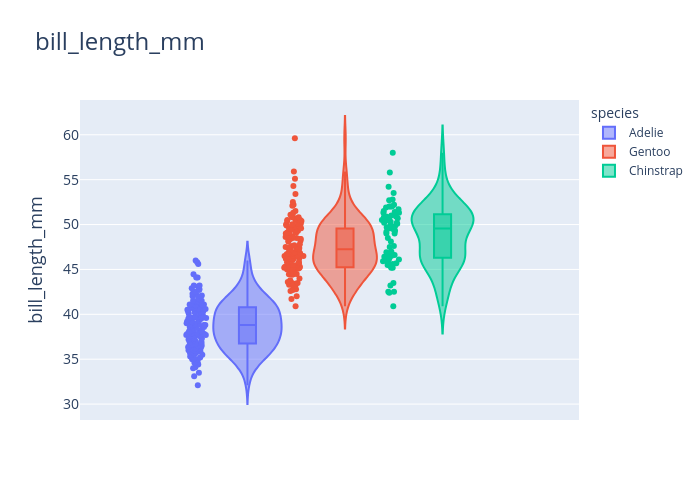
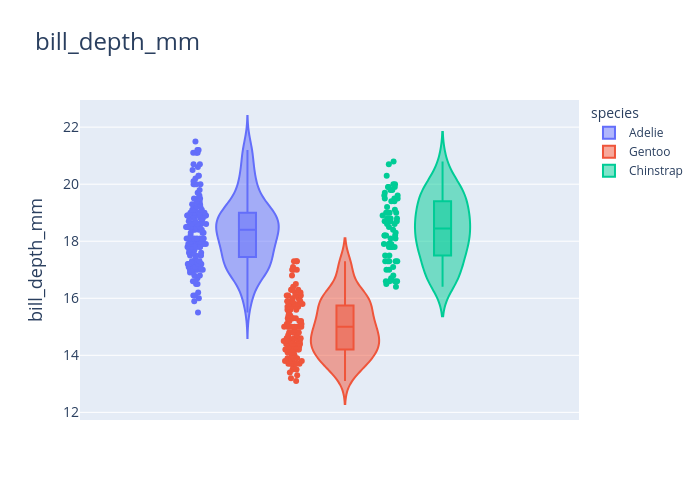
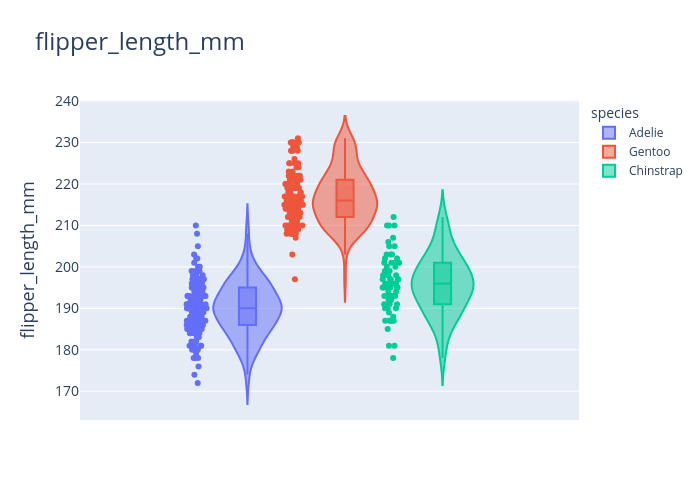
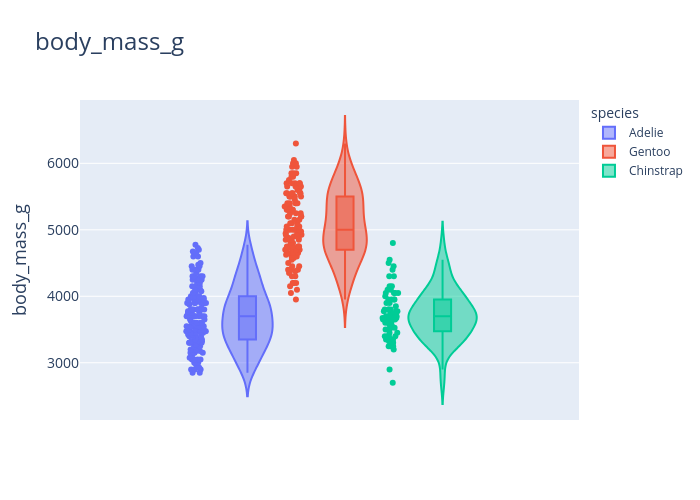

Notebook code for these charts, in order:
### Code cell
numerical_columns = ['bill_length_mm', 'bill_depth_mm', 'flipper_length_mm', 'body_mass_g']

for column in numerical_columns:
    fig = px.violin(data, 
                    y=column, 
                    color='species',  
                    box=True,         
                    points='all',      
                    title=f'{column}',
                    labels={column: column}
                   )
    
    fig.update_layout(
        title_font_size=24,
        xaxis_title_font_size=18,
        yaxis_title_font_size=18,
        xaxis_tickfont_size=14,
        yaxis_tickfont_size=14,
        width=700,
        height=500,
    )
    
    fig.show()

### Figure 1 — Plotly figure (JSON) as saved in the notebook; plotly's stock layout.template omitted (floating-point values rounded to 4 significant figures; data arrays with more than 128 entries replaced by an {"elided": "..."} marker saying what was removed)
{"data": [{"alignmentgroup": "True", "box": {"visible": true}, "hovertemplate": "species=Adelie<br>bill_length_mm=%{y}<extra></extra>", "legendgroup": "Adelie", "marker": {"color": "#636efa"}, "name": "Adelie", "offsetgroup": "Adelie", "orientation": "v", "points": "all", "scalegroup": "True", "showlegend": true, "type": "violin", "x0": " ", "xaxis": "x", "y": {"elided": "152 float values"}, "y0": " ", "yaxis": "y"}, {"alignmentgroup": "True", "box": {"visible": true}, "hovertemplate": "species=Gentoo<br>bill_length_mm=%{y}<extra></extra>", "legendgroup": "Gentoo", "marker": {"color": "#EF553B"}, "name": "Gentoo", "offsetgroup": "Gentoo", "orientation": "v", "points": "all", "scalegroup": "True", "showlegend": true, "type": "violin", "x0": " ", "xaxis": "x", "y": [46.1, 50.0, 48.7, 50.0, 47.6, 46.5, 45.4, 46.7, 43.3, 46.8, 40.9, 49.0, 45.5, 48.4, 45.8, 49.3, 42.0, 49.2, 46.2, 48.7, 50.2, 45.1, 46.5, 46.3, 42.9, 46.1, 44.5, 47.8, 48.2, 50.0, 47.3, 42.8, 45.1, 59.6, 49.1, 48.4, 42.6, 44.4, 44.0, 48.7, 42.7, 49.6, 45.3, 49.6, 50.5, 43.6, 45.5, 50.5, 44.9, 45.2, 46.6, 48.5, 45.1, 50.1, 46.5, 45.0, 43.8, 45.5, 43.2, 50.4, 45.3, 46.2, 45.7, 54.3, 45.8, 49.8, 46.2, 49.5, 43.5, 50.7, 47.7, 46.4, 48.2, 46.5, 46.4, 48.6, 47.5, 51.1, 45.2, 45.2, 49.1, 52.5, 47.4, 50.0, 44.9, 50.8, 43.4, 51.3, 47.5, 52.1, 47.5, 52.2, 45.5, 49.5, 44.5, 50.8, 49.4, 46.9, 48.4, 51.1, 48.5, 55.9, 47.2, 49.1, 47.3, 46.8, 41.7, 53.4, 43.3, 48.1, 50.5, 49.8, 43.5, 51.5, 46.2, 55.1, 44.5, 48.8, 47.2, 44.45, 46.8, 50.4, 45.2, 49.9], "y0": " ", "yaxis": "y"}, {"alignmentgroup": "True", "box": {"visible": true}, "hovertemplate": "species=Chinstrap<br>bill_length_mm=%{y}<extra></extra>", "legendgroup": "Chinstrap", "marker": {"color": "#00cc96"}, "name": "Chinstrap", "offsetgroup": "Chinstrap", "orientation": "v", "points": "all", "scalegroup": "True", "showlegend": true, "type": "violin", "x0": " ", "xaxis": "x", "y": [46.5, 50.0, 51.3, 45.4, 52.7, 45.2, 46.1, 51.3, 46.0, 51.3, 46.6, 51.7, 47.0, 52.0, 45.9, 50.5, 50.3, 58.0, 46.4, 49.2, 42.4, 48.5, 43.2, 50.6, 46.7, 52.0, 50.5, 49.5, 46.4, 52.8, 40.9, 54.2, 42.5, 51.0, 49.7, 47.5, 47.6, 52.0, 46.9, 53.5, 49.0, 46.2, 50.9, 45.5, 50.9, 50.8, 50.1, 49.0, 51.5, 49.8, 48.1, 51.4, 45.7, 50.7, 42.5, 52.2, 45.2, 49.3, 50.2, 45.6, 51.9, 46.8, 45.7, 55.8, 43.5, 49.6, 50.8, 50.2], "y0": " ", "yaxis": "y"}], "layout": {"height": 500, "legend": {"title": {"text": "species"}, "tracegroupgap": 0}, "title": {"font": {"size": 24}, "text": "bill_length_mm"}, "violinmode": "group", "width": 700, "xaxis": {"anchor": "y", "domain": [0, 1], "tickfont": {"size": 14}, "title": {"font": {"size": 18}}}, "yaxis": {"anchor": "x", "domain": [0, 1], "tickfont": {"size": 14}, "title": {"font": {"size": 18}, "text": "bill_length_mm"}}}}

### Figure 2 — Plotly figure (JSON) as saved in the notebook; plotly's stock layout.template omitted (floating-point values rounded to 4 significant figures; data arrays with more than 128 entries replaced by an {"elided": "..."} marker saying what was removed)
{"data": [{"alignmentgroup": "True", "box": {"visible": true}, "hovertemplate": "species=Adelie<br>bill_depth_mm=%{y}<extra></extra>", "legendgroup": "Adelie", "marker": {"color": "#636efa"}, "name": "Adelie", "offsetgroup": "Adelie", "orientation": "v", "points": "all", "scalegroup": "True", "showlegend": true, "type": "violin", "x0": " ", "xaxis": "x", "y": {"elided": "152 float values"}, "y0": " ", "yaxis": "y"}, {"alignmentgroup": "True", "box": {"visible": true}, "hovertemplate": "species=Gentoo<br>bill_depth_mm=%{y}<extra></extra>", "legendgroup": "Gentoo", "marker": {"color": "#EF553B"}, "name": "Gentoo", "offsetgroup": "Gentoo", "orientation": "v", "points": "all", "scalegroup": "True", "showlegend": true, "type": "violin", "x0": " ", "xaxis": "x", "y": [13.2, 16.3, 14.1, 15.2, 14.5, 13.5, 14.6, 15.3, 13.4, 15.4, 13.7, 16.1, 13.7, 14.6, 14.6, 15.7, 13.5, 15.2, 14.5, 15.1, 14.3, 14.5, 14.5, 15.8, 13.1, 15.1, 14.3, 15.0, 14.3, 15.3, 15.3, 14.2, 14.5, 17.0, 14.8, 16.3, 13.7, 17.3, 13.6, 15.7, 13.7, 16.0, 13.7, 15.0, 15.9, 13.9, 13.9, 15.9, 13.3, 15.8, 14.2, 14.1, 14.4, 15.0, 14.4, 15.4, 13.9, 15.0, 14.5, 15.3, 13.8, 14.9, 13.9, 15.7, 14.2, 16.8, 14.4, 16.2, 14.2, 15.0, 15.0, 15.6, 15.6, 14.8, 15.0, 16.0, 14.2, 16.3, 13.8, 16.4, 14.5, 15.6, 14.6, 15.9, 13.8, 17.3, 14.4, 14.2, 14.0, 17.0, 15.0, 17.1, 14.5, 16.1, 14.7, 15.7, 15.8, 14.6, 14.4, 16.5, 15.0, 17.0, 15.5, 15.0, 13.8, 16.1, 14.7, 15.8, 14.0, 15.1, 15.2, 15.9, 15.2, 16.3, 14.1, 16.0, 15.7, 16.2, 13.7, 17.3, 14.3, 15.7, 14.8, 16.1], "y0": " ", "yaxis": "y"}, {"alignmentgroup": "True", "box": {"visible": true}, "hovertemplate": "species=Chinstrap<br>bill_depth_mm=%{y}<extra></extra>", "legendgroup": "Chinstrap", "marker": {"color": "#00cc96"}, "name": "Chinstrap", "offsetgroup": "Chinstrap", "orientation": "v", "points": "all", "scalegroup": "True", "showlegend": true, "type": "violin", "x0": " ", "xaxis": "x", "y": [17.9, 19.5, 19.2, 18.7, 19.8, 17.8, 18.2, 18.2, 18.9, 19.9, 17.8, 20.3, 17.3, 18.1, 17.1, 19.6, 20.0, 17.8, 18.6, 18.2, 17.3, 17.5, 16.6, 19.4, 17.9, 19.0, 18.4, 19.0, 17.8, 20.0, 16.6, 20.8, 16.7, 18.8, 18.6, 16.8, 18.3, 20.7, 16.6, 19.9, 19.5, 17.5, 19.1, 17.0, 17.9, 18.5, 17.9, 19.6, 18.7, 17.3, 16.4, 19.0, 17.3, 19.7, 17.3, 18.8, 16.6, 19.9, 18.8, 19.4, 19.5, 16.5, 17.0, 19.8, 18.1, 18.2, 19.0, 18.7], "y0": " ", "yaxis": "y"}], "layout": {"height": 500, "legend": {"title": {"text": "species"}, "tracegroupgap": 0}, "title": {"font": {"size": 24}, "text": "bill_depth_mm"}, "violinmode": "group", "width": 700, "xaxis": {"anchor": "y", "domain": [0, 1], "tickfont": {"size": 14}, "title": {"font": {"size": 18}}}, "yaxis": {"anchor": "x", "domain": [0, 1], "tickfont": {"size": 14}, "title": {"font": {"size": 18}, "text": "bill_depth_mm"}}}}

### Figure 3 — Plotly figure (JSON) as saved in the notebook; plotly's stock layout.template omitted (floating-point values rounded to 4 significant figures; data arrays with more than 128 entries replaced by an {"elided": "..."} marker saying what was removed)
{"data": [{"alignmentgroup": "True", "box": {"visible": true}, "hovertemplate": "species=Adelie<br>flipper_length_mm=%{y}<extra></extra>", "legendgroup": "Adelie", "marker": {"color": "#636efa"}, "name": "Adelie", "offsetgroup": "Adelie", "orientation": "v", "points": "all", "scalegroup": "True", "showlegend": true, "type": "violin", "x0": " ", "xaxis": "x", "y": {"elided": "152 float values"}, "y0": " ", "yaxis": "y"}, {"alignmentgroup": "True", "box": {"visible": true}, "hovertemplate": "species=Gentoo<br>flipper_length_mm=%{y}<extra></extra>", "legendgroup": "Gentoo", "marker": {"color": "#EF553B"}, "name": "Gentoo", "offsetgroup": "Gentoo", "orientation": "v", "points": "all", "scalegroup": "True", "showlegend": true, "type": "violin", "x0": " ", "xaxis": "x", "y": [211.0, 230.0, 210.0, 218.0, 215.0, 210.0, 211.0, 219.0, 209.0, 215.0, 214.0, 216.0, 214.0, 213.0, 210.0, 217.0, 210.0, 221.0, 209.0, 222.0, 218.0, 215.0, 213.0, 215.0, 215.0, 215.0, 216.0, 215.0, 210.0, 220.0, 222.0, 209.0, 207.0, 230.0, 220.0, 220.0, 213.0, 219.0, 208.0, 208.0, 208.0, 225.0, 210.0, 216.0, 222.0, 217.0, 210.0, 225.0, 213.0, 215.0, 210.0, 220.0, 210.0, 225.0, 217.0, 220.0, 208.0, 220.0, 208.0, 224.0, 208.0, 221.0, 214.0, 231.0, 219.0, 230.0, 214.0, 229.0, 220.0, 223.0, 216.0, 221.0, 221.0, 217.0, 216.0, 230.0, 209.0, 220.0, 215.0, 223.0, 212.0, 221.0, 212.0, 224.0, 212.0, 228.0, 218.0, 218.0, 212.0, 230.0, 218.0, 228.0, 212.0, 224.0, 214.0, 226.0, 216.0, 222.0, 203.0, 225.0, 219.0, 228.0, 215.0, 228.0, 216.0, 215.0, 210.0, 219.0, 208.0, 209.0, 216.0, 229.0, 213.0, 230.0, 217.0, 230.0, 217.0, 222.0, 214.0, 197.0, 215.0, 222.0, 212.0, 213.0], "y0": " ", "yaxis": "y"}, {"alignmentgroup": "True", "box": {"visible": true}, "hovertemplate": "species=Chinstrap<br>flipper_length_mm=%{y}<extra></extra>", "legendgroup": "Chinstrap", "marker": {"color": "#00cc96"}, "name": "Chinstrap", "offsetgroup": "Chinstrap", "orientation": "v", "points": "all", "scalegroup": "True", "showlegend": true, "type": "violin", "x0": " ", "xaxis": "x", "y": [192.0, 196.0, 193.0, 188.0, 197.0, 198.0, 178.0, 197.0, 195.0, 198.0, 193.0, 194.0, 185.0, 201.0, 190.0, 201.0, 197.0, 181.0, 190.0, 195.0, 181.0, 191.0, 187.0, 193.0, 195.0, 197.0, 200.0, 200.0, 191.0, 205.0, 187.0, 201.0, 187.0, 203.0, 195.0, 199.0, 195.0, 210.0, 192.0, 205.0, 210.0, 187.0, 196.0, 196.0, 196.0, 201.0, 190.0, 212.0, 187.0, 198.0, 199.0, 201.0, 193.0, 203.0, 187.0, 197.0, 191.0, 203.0, 202.0, 194.0, 206.0, 189.0, 195.0, 207.0, 202.0, 193.0, 210.0, 198.0], "y0": " ", "yaxis": "y"}], "layout": {"height": 500, "legend": {"title": {"text": "species"}, "tracegroupgap": 0}, "title": {"font": {"size": 24}, "text": "flipper_length_mm"}, "violinmode": "group", "width": 700, "xaxis": {"anchor": "y", "domain": [0, 1], "tickfont": {"size": 14}, "title": {"font": {"size": 18}}}, "yaxis": {"anchor": "x", "domain": [0, 1], "tickfont": {"size": 14}, "title": {"font": {"size": 18}, "text": "flipper_length_mm"}}}}

### Figure 4 — Plotly figure (JSON) as saved in the notebook; plotly's stock layout.template omitted (floating-point values rounded to 4 significant figures; data arrays with more than 128 entries replaced by an {"elided": "..."} marker saying what was removed)
{"data": [{"alignmentgroup": "True", "box": {"visible": true}, "hovertemplate": "species=Adelie<br>body_mass_g=%{y}<extra></extra>", "legendgroup": "Adelie", "marker": {"color": "#636efa"}, "name": "Adelie", "offsetgroup": "Adelie", "orientation": "v", "points": "all", "scalegroup": "True", "showlegend": true, "type": "violin", "x0": " ", "xaxis": "x", "y": {"elided": "152 float values"}, "y0": " ", "yaxis": "y"}, {"alignmentgroup": "True", "box": {"visible": true}, "hovertemplate": "species=Gentoo<br>body_mass_g=%{y}<extra></extra>", "legendgroup": "Gentoo", "marker": {"color": "#EF553B"}, "name": "Gentoo", "offsetgroup": "Gentoo", "orientation": "v", "points": "all", "scalegroup": "True", "showlegend": true, "type": "violin", "x0": " ", "xaxis": "x", "y": [4500.0, 5700.0, 4450.0, 5700.0, 5400.0, 4550.0, 4800.0, 5200.0, 4400.0, 5150.0, 4650.0, 5550.0, 4650.0, 5850.0, 4200.0, 5850.0, 4150.0, 6300.0, 4800.0, 5350.0, 5700.0, 5000.0, 4400.0, 5050.0, 5000.0, 5100.0, 4100.0, 5650.0, 4600.0, 5550.0, 5250.0, 4700.0, 5050.0, 6050.0, 5150.0, 5400.0, 4950.0, 5250.0, 4350.0, 5350.0, 3950.0, 5700.0, 4300.0, 4750.0, 5550.0, 4900.0, 4200.0, 5400.0, 5100.0, 5300.0, 4850.0, 5300.0, 4400.0, 5000.0, 4900.0, 5050.0, 4300.0, 5000.0, 4450.0, 5550.0, 4200.0, 5300.0, 4400.0, 5650.0, 4700.0, 5700.0, 4650.0, 5800.0, 4700.0, 5550.0, 4750.0, 5000.0, 5100.0, 5200.0, 4700.0, 5800.0, 4600.0, 6000.0, 4750.0, 5950.0, 4625.0, 5450.0, 4725.0, 5350.0, 4750.0, 5600.0, 4600.0, 5300.0, 4875.0, 5550.0, 4950.0, 5400.0, 4750.0, 5650.0, 4850.0, 5200.0, 4925.0, 4875.0, 4625.0, 5250.0, 4850.0, 5600.0, 4975.0, 5500.0, 4725.0, 5500.0, 4700.0, 5500.0, 4575.0, 5500.0, 5000.0, 5950.0, 4650.0, 5500.0, 4375.0, 5850.0, 4875.0, 6000.0, 4925.0, 4050.0, 4850.0, 5750.0, 5200.0, 5400.0], "y0": " ", "yaxis": "y"}, {"alignmentgroup": "True", "box": {"visible": true}, "hovertemplate": "species=Chinstrap<br>body_mass_g=%{y}<extra></extra>", "legendgroup": "Chinstrap", "marker": {"color": "#00cc96"}, "name": "Chinstrap", "offsetgroup": "Chinstrap", "orientation": "v", "points": "all", "scalegroup": "True", "showlegend": true, "type": "violin", "x0": " ", "xaxis": "x", "y": [3500.0, 3900.0, 3650.0, 3525.0, 3725.0, 3950.0, 3250.0, 3750.0, 4150.0, 3700.0, 3800.0, 3775.0, 3700.0, 4050.0, 3575.0, 4050.0, 3300.0, 3700.0, 3450.0, 4400.0, 3600.0, 3400.0, 2900.0, 3800.0, 3300.0, 4150.0, 3400.0, 3800.0, 3700.0, 4550.0, 3200.0, 4300.0, 3350.0, 4100.0, 3600.0, 3900.0, 3850.0, 4800.0, 2700.0, 4500.0, 3950.0, 3650.0, 3550.0, 3500.0, 3675.0, 4450.0, 3400.0, 4300.0, 3250.0, 3675.0, 3325.0, 3950.0, 3600.0, 4050.0, 3350.0, 3450.0, 3250.0, 4050.0, 3800.0, 3525.0, 3950.0, 3650.0, 3650.0, 4000.0, 3400.0, 3775.0, 4100.0, 3775.0], "y0": " ", "yaxis": "y"}], "layout": {"height": 500, "legend": {"title": {"text": "species"}, "tracegroupgap": 0}, "title": {"font": {"size": 24}, "text": "body_mass_g"}, "violinmode": "group", "width": 700, "xaxis": {"anchor": "y", "domain": [0, 1], "tickfont": {"size": 14}, "title": {"font": {"size": 18}}}, "yaxis": {"anchor": "x", "domain": [0, 1], "tickfont": {"size": 14}, "title": {"font": {"size": 18}, "text": "body_mass_g"}}}}
